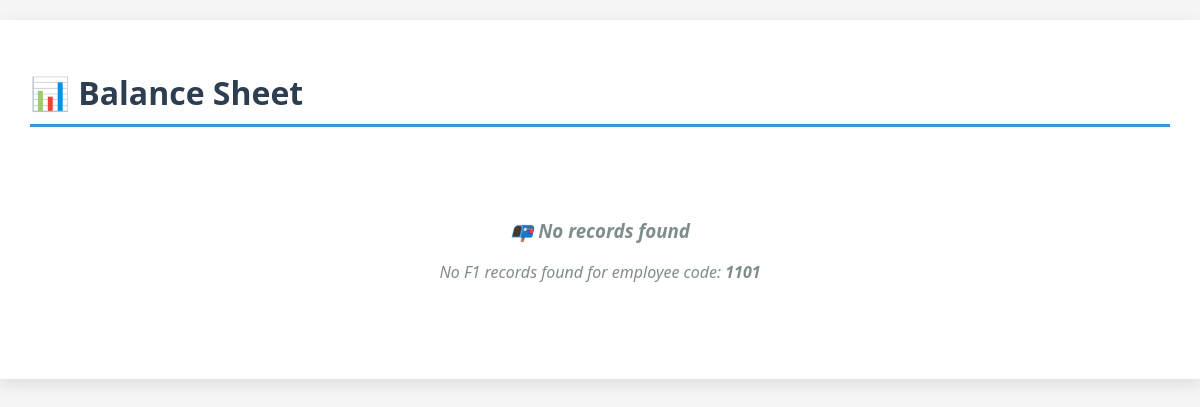
The page /views/balance_database.php?employee_code=1101 (signed in) on the database as committed earlier.
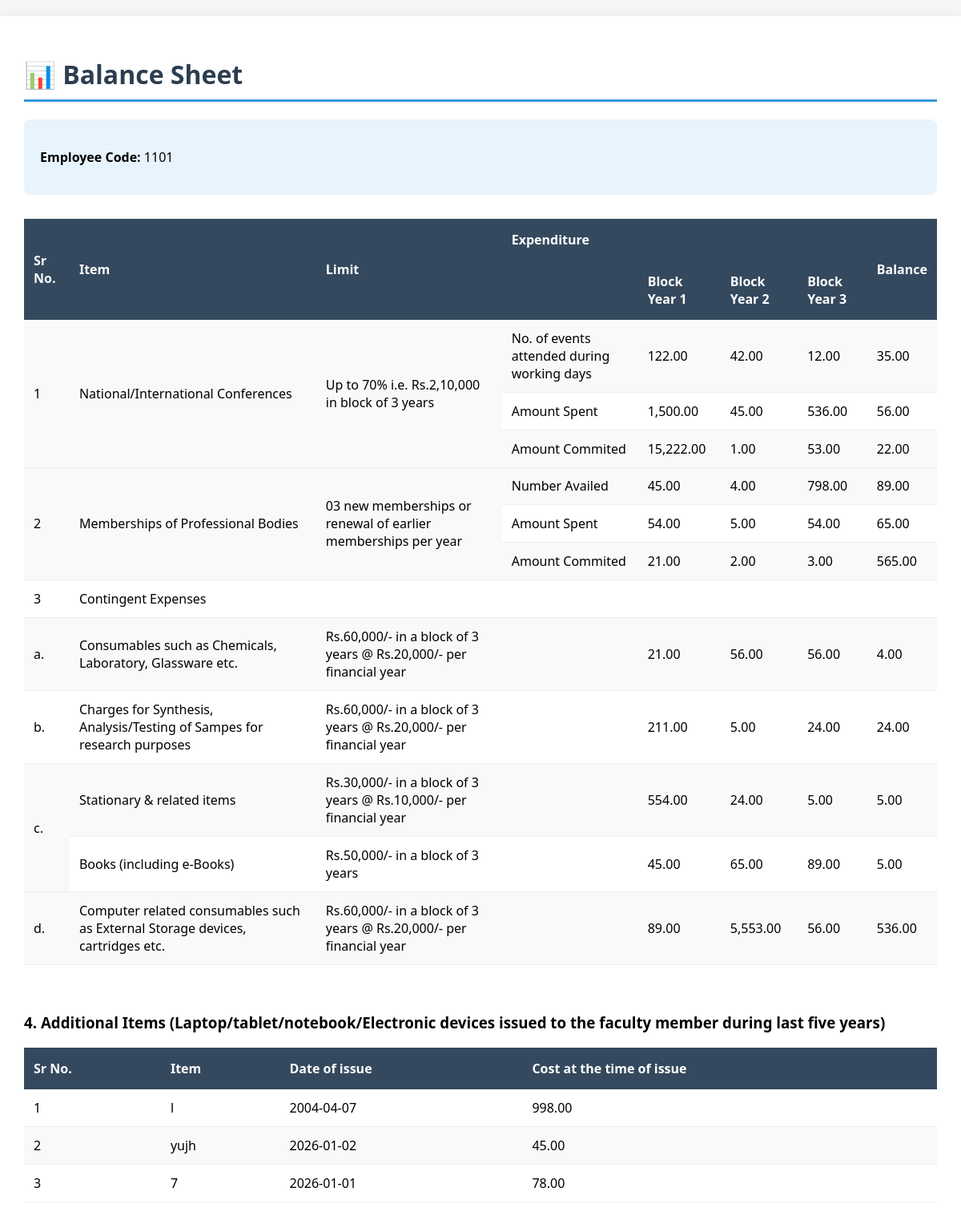
The same page on the database as committed later.
### tables this page shows
CREATE TABLE `fdx_expenditure_main` (
  `Sr. no` int(11) NOT NULL,
  `employee_code` int(11) DEFAULT NULL,
  `P1_Conferences_Y1_Num_Events` int(11) DEFAULT NULL,
  `P1_Conferences_Y1_Amt_Spent` decimal(10,2) DEFAULT NULL,
  `P1_Conferences_Y1_Amt_Committed` decimal(10,2) DEFAULT NULL,
  `P1_Conferences_Y1_Balance` decimal(10,2) DEFAULT NULL,
  `P1_Conferences_Y2_Num_Events` int(11) DEFAULT NULL,
  `P1_Conferences_Y2_Amt_Spent` decimal(10,2) DEFAULT NULL,
  `P1_Conferences_Y2_Amt_Committed` decimal(10,2) DEFAULT NULL,
  `P1_Conferences_Y2_Balance` decimal(10,2) DEFAULT NULL,
  `P1_Conferences_Y3_Num_Events` int(11) DEFAULT NULL,
  `P1_Conferences_Y3_Amt_Spent` decimal(10,2) DEFAULT NULL,
  `P1_Conferences_Y3_Amt_Committed` decimal(10,2) DEFAULT NULL,
  `P1_Conferences_Y3_Balance` decimal(10,2) DEFAULT NULL,
  `P2_Membership_Y1_Num_Availed` int(11) DEFAULT NULL,
  `P2_Membership_Y1_Amt_Spent` decimal(10,2) DEFAULT NULL,
  `P2_Membership_Y1_Amt_Committed` decimal(10,2) DEFAULT NULL,
  `P2_Membership_Y1_Balance` decimal(10,2) DEFAULT NULL,
  `P2_Membership_Y2_Num_Availed` int(11) DEFAULT NULL,
  `P2_Membership_Y2_Amt_Spent` decimal(10,2) DEFAULT NULL,
  `P2_Membership_Y2_Amt_Committed` decimal(10,2) DEFAULT NULL,
  `P2_Membership_Y2_Balance` decimal(10,2) DEFAULT NULL,
  `P2_Membership_Y3_Num_Availed` int(11) DEFAULT NULL,
  `P2_Membership_Y3_Amt_Spent` decimal(10,2) DEFAULT NULL,
  `P2_Membership_Y3_Amt_Committed` decimal(10,2) DEFAULT NULL,
  `P2_Membership_Y3_Balance` decimal(10,2) DEFAULT NULL,
  `P3a_Consumables_Y1_Amt_Committed` decimal(10,2) DEFAULT NULL,
  `P3a_Consumables_Y2_Amt_Committed` decimal(10,2) DEFAULT NULL,
  `P3a_Consumables_Y3_Amt_Committed` decimal(10,2) DEFAULT NULL,
  `P3a_Consumables_Balance` decimal(10,2) DEFAULT NULL,
  `P3b_Synthesis_Testing_Y1_Amt_Committed` decimal(10,2) DEFAULT NULL,
  `P3b_Synthesis_Testing_Y2_Amt_Committed` decimal(10,2) DEFAULT NULL,
  `P3b_Synthesis_Testing_Y3_Amt_Committed` decimal(10,2) DEFAULT NULL,
  `P3b_Synthesis_Testing_Balance` decimal(10,2) DEFAULT NULL,
  `P3c_i_Stationary_Y1_Amt_Committed` decimal(10,2) DEFAULT NULL,
  `P3c_i_Stationary_Y2_Amt_Committed` decimal(10,2) DEFAULT NULL,
  `P3c_i_Stationary_Y3_Amt_Committed` decimal(10,2) DEFAULT NULL,
  `P3c_i_Stationary_Balance` decimal(10,2) DEFAULT NULL,
  `P3c_ii_Books_Y1_Amt_Committed` decimal(10,2) DEFAULT NULL,
  `P3c_ii_Books_Y2_Amt_Committed` decimal(10,2) DEFAULT NULL,
  `P3c_ii_Books_Y3_Amt_Committed` decimal(10,2) DEFAULT NULL,
  `P3c_ii_Books_Balance` decimal(10,2) DEFAULT NULL,
  `P3d_Computer_Consumables_Y1_Amt_Committed` double(10,2) DEFAULT NULL,
  `P3d_Computer_Consumables_Y2_Amt_Committed` decimal(10,2) DEFAULT NULL,
  `P3d_Computer_Consumables_Y3_Amt_Committed` decimal(10,2) DEFAULT NULL,
  `P3d_Computer_Consumables_Balance` decimal(10,2) DEFAULT NULL,
  `Created_At` timestamp NOT NULL DEFAULT current_timestamp(),
  `Updated_At` timestamp NOT NULL DEFAULT current_timestamp() ON UPDATE current_timestamp()
);

CREATE TABLE `fdx_electronic_devices` (
  `Device_ID` int(11) NOT NULL,
  `employee_code` int(11) NOT NULL,
  `Item_Description` varchar(255) NOT NULL,
  `Date_of_Issue` date DEFAULT NULL,
  `Cost_at_Time_of_Issue` decimal(10,2) DEFAULT NULL,
  `Created_At` timestamp NOT NULL DEFAULT current_timestamp(),
  `Updated_At` timestamp NOT NULL DEFAULT current_timestamp() ON UPDATE current_timestamp()
);

### views/balance_database.php (the view, shortened to what the changed rows need)
<?php
include_once '../config/db.php';
$search_employee_code = $_POST['employee_code'] ?? $_GET['employee_code'] ?? '';
$results = [];
if ($search_employee_code) {
    $stmt = $conn->prepare("SELECT * FROM fdx_expenditure_main WHERE employee_code LIKE ? ");
    $search_param = "%$search_employee_code%";
    $stmt->bind_param("s", $search_param);
    $stmt->execute();
    $results = $stmt->get_result()->fetch_all(MYSQLI_ASSOC);
}
$results1 = [];
if ($search_employee_code) {
    $stmt = $conn->prepare("SELECT * FROM fdx_electronic_devices WHERE employee_code LIKE ? ");
    $search_param = "%$search_employee_code%";
    $stmt->bind_param("s", $search_param);
    $stmt->execute();
    $results1 = $stmt->get_result()->fetch_all(MYSQLI_ASSOC);
}
?>
<!DOCTYPE html>
<html lang="en">
<head>
</head>
<body>
    <div class="container">
        <h1>📊 Balance Sheet</h1>
        <?php if ($results): ?>
            <div class="summary">
                <p><strong>Employee Code:</strong> <?= htmlspecialchars($search_employee_code); ?></p>
            </div>
        <?php endif; ?>
        <?php if ($results): ?>
            <div class="table-container">
                <table>
                    <thead>
                        <tr>
                            <th rowspan="2">Sr No.</th>
                            <th rowspan="2">Item</th>
                            <th rowspan="2">Limit</th>
                            <th colspan="4">Expenditure</th>
                            <th rowspan="2">Balance</th>
                        </tr>
                        <tr>
                            <th></th>
                            <th>Block Year 1</th>
                            <th>Block Year 2</th>
                            <th>Block Year 3</th>
                        </tr>
                    </thead>
                    <tbody>
                        <?php foreach ($results as $record): ?>
                            <tr>
                                <tr>
                                    <td rowspan="3">1</td>
                                    <td rowspan="3">National/International Conferences</td>
                                    <td rowspan="3">Up to 70% i.e. Rs.2,10,000 in block of 3 years</td>
                                    <td>No. of events attended during working days</td>
                                    <td><?= number_format($record['P1_Conferences_Y1_Num_Events'], 2); ?></td>
                                    <td><?= number_format($record['P1_Conferences_Y2_Num_Events'], 2); ?></td>
                                    <td><?= number_format($record['P1_Conferences_Y3_Num_Events'], 2); ?></td>
                                    <td><?= number_format($record['P1_Conferences_Y1_Balance'], 2); ?></td>
                                </tr>
                                <tr>
                                    <td>Amount Spent</td>
                                    <td><?= number_format($record['P1_Conferences_Y1_Amt_Spent'], 2); ?></td>
                                    <td><?= number_format($record['P1_Conferences_Y2_Amt_Spent'], 2); ?></td>
                                    <td><?= number_format($record['P1_Conferences_Y3_Amt_Spent'], 2); ?></td>
                                    <td><?= number_format($record['P1_Conferences_Y2_Balance'], 2); ?></td>
                                </tr>
                                <tr>
                                    <td>Amount Commited</td>
                                    <td><?= number_format($record['P1_Conferences_Y1_Amt_Committed'], 2); ?></td>
                                    <td><?= number_format($record['P1_Conferences_Y2_Amt_Committed'], 2); ?></td>
                                    <td><?= number_format($record['P1_Conferences_Y3_Amt_Committed'], 2); ?></td>
                                    <td><?= number_format($record['P1_Conferences_Y3_Balance'], 2); ?></td>
                                </tr>
                            </tr>
                            <tr>
                                <tr>
                                    <td rowspan="3">2</td>
                                    <td rowspan="3">Memberships of Professional Bodies</td>
                                    <td rowspan="3">03 new memberships or renewal of earlier memberships per year</td>
                                    <td>Number Availed</td>
                                    <td><?= number_format($record['P2_Membership_Y1_Num_Availed'], 2); ?></td>
                                    <td><?= number_format($record['P2_Membership_Y2_Num_Availed'], 2); ?></td>
                                    <td><?= number_format($record['P2_Membership_Y3_Num_Availed'], 2); ?></td>
                                    <td><?= number_format($record['P2_Membership_Y1_Balance'], 2); ?></td>
                                </tr>
                                <tr>
                                    <td>Amount Spent</td>
                                    <td><?= number_format($record['P2_Membership_Y1_Amt_Spent'], 2); ?></td>
                                    <td><?= number_format($record['P2_Membership_Y2_Amt_Spent'], 2); ?></td>
                                    <td><?= number_format($record['P2_Membership_Y3_Amt_Spent'], 2); ?></td>
                                    <td><?= number_format($record['P2_Membership_Y2_Balance'], 2); ?></td>
                                </tr>
                                <tr>
                                    <td>Amount Commited</td>
                                    <td><?= number_format($record['P2_Membership_Y1_Amt_Committed'], 2); ?></td>
                                    <td><?= number_format($record['P2_Membership_Y2_Amt_Committed'], 2); ?></td>
                                    <td><?= number_format($record['P2_Membership_Y3_Amt_Committed'], 2); ?></td>
                                    <td><?= number_format($record['P2_Membership_Y3_Balance'], 2); ?></td>
                                </tr>
                            </tr>
                            <tr>
                                    <td >3</td>
                                    <td colspan="7">Contingent Expenses</td>
                            </tr>
                            <tr>
                                    <td >a.</td>
                                    <td >Consumables such as Chemicals, Laboratory, Glassware etc.</td>
                                    <td >Rs.60,000/- in a block of 3 years @ Rs.20,000/- per financial year</td>
                                    <td ></td>
                                    <td><?= number_format($record['P3a_Consumables_Y1_Amt_Committed'], 2); ?></td>
                                    <td><?= number_format($record['P3a_Consumables_Y2_Amt_Committed'], 2); ?></td>
                                    <td><?= number_format($record['P3a_Consumables_Y3_Amt_Committed'], 2); ?></td>
                                    <td><?= number_format($record['P3a_Consumables_Balance'], 2); ?></td>
                            </tr>
                            <tr>
                                    <td >b.</td>
                                    <td >Charges for Synthesis, Analysis/Testing of Sampes for research purposes</td>
                                    <td >Rs.60,000/- in a block of 3 years @ Rs.20,000/- per financial year</td>
                                    <td ></td>
                                    <td><?= number_format($record['P3b_Synthesis_Testing_Y1_Amt_Committed'], 2); ?></td>
                                    <td><?= number_format($record['P3b_Synthesis_Testing_Y2_Amt_Committed'], 2); ?></td>
                                    <td><?= number_format($record['P3b_Synthesis_Testing_Y3_Amt_Committed'], 2); ?></td>
                                    <td><?= number_format($record['P3b_Synthesis_Testing_Balance'], 2); ?></td>
                            </tr>
                            <tr>
                                <td rowspan="2">c.</td>
                                    <td >Stationary & related items</td>
                                    <td >Rs.30,000/- in a block of 3 years @ Rs.10,000/- per financial year</td>
                                    <td ></td>
                                    <td><?= number_format($record['P3c_i_Stationary_Y1_Amt_Committed'], 2); ?></td>
                                    <td><?= number_format($record['P3c_i_Stationary_Y2_Amt_Committed'], 2); ?></td>
                                    <td><?= number_format($record['P3c_i_Stationary_Y3_Amt_Committed'], 2); ?></td>
                                    <td><?= number_format($record['P3c_i_Stationary_Balance'], 2); ?></td>
                                <tr>
                                        <td >Books (including e-Books)</td>
                                        <td >Rs.50,000/- in a block of 3 years </td>
                                        <td ></td>
                                        <td><?= number_format($record['P3c_ii_Books_Y1_Amt_Committed'], 2); ?></td>
                                        <td><?= number_format($record['P3c_ii_Books_Y2_Amt_Committed'], 2); ?></td>
                                        <td><?= number_format($record['P3c_ii_Books_Y3_Amt_Committed'], 2); ?></td>
                                        <td><?= number_format($record['P3c_ii_Books_Balance'], 2); ?></td>
                                </tr>
                            </tr>
                            <tr>
                                    <td >d.</td>
                                    <td >Computer related consumables such as External Storage devices, cartridges etc.</td>
                                    <td >Rs.60,000/- in a block of 3 years @ Rs.20,000/- per financial year</td>
                                    <td ></td>
                                    <td><?= number_format($record['P3d_Computer_Consumables_Y1_Amt_Committed'], 2); ?></td>
                                    <td><?= number_format($record['P3d_Computer_Consumables_Y2_Amt_Committed'], 2); ?></td>
                                    <td><?= number_format($record['P3d_Computer_Consumables_Y3_Amt_Committed'], 2); ?></td>
                                    <td><?= number_format($record['P3d_Computer_Consumables_Balance'], 2); ?></td>
                            </tr>
                        <?php endforeach; ?>
                    </tbody>
                </table>
            </div>
            <div class="table-container">
                <h3>4. Additional Items (Laptop/tablet/notebook/Electronic devices issued to the faculty member during last five years)</h3>
                <table>
                    <thead>
                        <tr>
                            <th >Sr No.</th>
                            <th >Item</th>
                            <th >Date of issue</th>
                            <th >Cost at the time of issue</th>
                        </tr>
                    </thead>
                    <tbody>
                        <?php $sr = 1; ?>
                        <?php foreach ($results1 as $record): ?>
                            <tr>
                                <td><?= $sr++; ?></td>
                                <td><?= htmlspecialchars($record['Item_Description']); ?></td>
                                <td><?= $record['Date_of_Issue']; ?></td>
                                <td><?= number_format($record['Cost_at_Time_of_Issue'], 2); ?></td>
                            </tr>
                            <?php endforeach; ?>
                    </tbody>
                </table>
            </div>
        <?php elseif ($search_employee_code): ?>
            <div class="no-results">
                <h3>📭 No records found</h3>
                <p>No F1 records found for employee code: <strong><?= htmlspecialchars($search_employee_code); ?></strong></p>
            </div>
        <?php endif; ?>
</body>
</html>

Rows that differ between the two databases and show on the page:
added fdx_expenditure_main: P1_Conferences_Y1_Num_Events "122.00", P1_Conferences_Y2_Num_Events "42.00", P1_Conferences_Y3_Num_Events "12.00", P1_Conferences_Y1_Balance "35.00", P1_Conferences_Y1_Amt_Spent "1,500.00", P1_Conferences_Y2_Amt_Spent "45.00", P1_Conferences_Y3_Amt_Spent "536.00", P1_Conferences_Y2_Balance "56.00", P1_Conferences_Y1_Amt_Committed "15,222.00", P1_Conferences_Y2_Amt_Committed "1.00", P1_Conferences_Y3_Amt_Committed "53.00", P1_Conferences_Y3_Balance "22.00", P2_Membership_Y1_Num_Availed "45.00", P2_Membership_Y2_Num_Availed "4.00", P2_Membership_Y3_Num_Availed "798.00", P2_Membership_Y1_Balance "89.00", P2_Membership_Y1_Amt_Spent "54.00", P2_Membership_Y2_Amt_Spent "5.00", P2_Membership_Y3_Amt_Spent "54.00", P2_Membership_Y2_Balance "65.00", P2_Membership_Y1_Amt_Committed "21.00", P2_Membership_Y2_Amt_Committed "2.00", P2_Membership_Y3_Amt_Committed "3.00", P2_Membership_Y3_Balance "565.00", P3a_Consumables_Y1_Amt_Committed "21.00", P3a_Consumables_Y2_Amt_Committed "56.00", P3a_Consumables_Y3_Amt_Committed "56.00", P3a_Consumables_Balance "4.00", P3b_Synthesis_Testing_Y1_Amt_Committed "211.00", P3b_Synthesis_Testing_Y2_Amt_Committed "5.00", P3b_Synthesis_Testing_Y3_Amt_Committed "24.00", P3b_Synthesis_Testing_Balance "24.00", P3c_i_Stationary_Y1_Amt_Committed "554.00", P3c_i_Stationary_Y2_Amt_Committed "24.00", P3c_i_Stationary_Y3_Amt_Committed "5.00", P3c_i_Stationary_Balance "5.00", P3c_ii_Books_Y1_Amt_Committed "45.00", P3c_ii_Books_Y2_Amt_Committed "65.00", P3c_ii_Books_Y3_Amt_Committed "89.00", P3c_ii_Books_Balance "5.00", P3d_Computer_Consumables_Y1_Amt_Committed "89.00", P3d_Computer_Consumables_Y2_Amt_Committed "5,553.00", P3d_Computer_Consumables_Y3_Amt_Committed "56.00", P3d_Computer_Consumables_Balance "536.00"
added fdx_electronic_devices: Item_Description "l", Date_of_Issue "2004-04-07", Cost_at_Time_of_Issue "998.00"
added fdx_electronic_devices: Item_Description "yujh", Date_of_Issue "2026-01-02", Cost_at_Time_of_Issue "45.00"
added fdx_electronic_devices: Item_Description "7", Date_of_Issue "2026-01-01", Cost_at_Time_of_Issue "78.00"
Other text that changed with them:
$search_employee_code: (not shown) → "1101"
$search_employee_code: "1101" → (not shown)
text no longer shown: "📭 No records found No F1 records found for employee code:"
text now shown: "Employee Code: Sr No. Item Limit Expenditure Balance Block Year 1 Block Year 2 Block Year 3 4. Additional Items (Laptop/tablet/notebook/Electronic devices issued to the faculty member during last five years) Sr No. Item Date of issue Cost at the time of issue"
